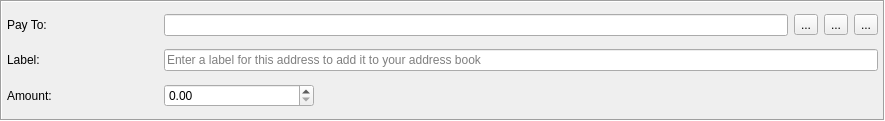
<?xml version="1.0" encoding="UTF-8"?>
<ui version="4.0">
 <class>TransferFrame</class>
 <widget class="QFrame" name="TransferFrame">
  <property name="geometry">
   <rect>
    <x>0</x>
    <y>0</y>
    <width>885</width>
    <height>121</height>
   </rect>
  </property>
  <property name="windowTitle">
   <string>Frame</string>
  </property>
  <property name="frameShape">
   <enum>QFrame::Box</enum>
  </property>
  <property name="frameShadow">
   <enum>QFrame::Sunken</enum>
  </property>
  <layout class="QGridLayout" name="gridLayout">
   <property name="leftMargin">
    <number>5</number>
   </property>
   <property name="topMargin">
    <number>5</number>
   </property>
   <property name="rightMargin">
    <number>5</number>
   </property>
   <property name="bottomMargin">
    <number>5</number>
   </property>
   <item row="0" column="0">
    <widget class="QLabel" name="label">
     <property name="text">
      <string>Pay To:</string>
     </property>
    </widget>
   </item>
   <item row="0" column="3">
    <widget class="QToolButton" name="m_addressBookButton">
     <property name="text">
      <string>...</string>
     </property>
     <property name="icon">
      <iconset resource="../../resources.qrc">
       <normaloff>:/icons/address-book</normaloff>:/icons/address-book</iconset>
     </property>
    </widget>
   </item>
   <item row="0" column="4">
    <widget class="QToolButton" name="m_pasteButton">
     <property name="text">
      <string>...</string>
     </property>
     <property name="icon">
      <iconset resource="../../resources.qrc">
       <normaloff>:/icons/paste</normaloff>:/icons/paste</iconset>
     </property>
    </widget>
   </item>
   <item row="1" column="1" colspan="5">
    <widget class="QLineEdit" name="m_labelEdit">
     <property name="placeholderText">
      <string>Enter a label for this address to add it to your address book</string>
     </property>
    </widget>
   </item>
   <item row="2" column="0">
    <widget class="QLabel" name="label_3">
     <property name="text">
      <string>Amount:</string>
     </property>
    </widget>
   </item>
   <item row="0" column="5">
    <widget class="QToolButton" name="m_removeButton">
     <property name="text">
      <string>...</string>
     </property>
     <property name="icon">
      <iconset resource="../../resources.qrc">
       <normaloff>:/icons/remove</normaloff>:/icons/remove</iconset>
     </property>
    </widget>
   </item>
   <item row="2" column="2" colspan="4">
    <spacer name="horizontalSpacer">
     <property name="orientation">
      <enum>Qt::Horizontal</enum>
     </property>
     <property name="sizeHint" stdset="0">
      <size>
       <width>558</width>
       <height>17</height>
      </size>
     </property>
    </spacer>
   </item>
   <item row="1" column="0">
    <widget class="QLabel" name="label_2">
     <property name="text">
      <string>Label:</string>
     </property>
    </widget>
   </item>
   <item row="2" column="1">
    <widget class="QDoubleSpinBox" name="m_amountSpin">
     <property name="layoutDirection">
      <enum>Qt::LeftToRight</enum>
     </property>
     <property name="suffix">
      <string notr="true"/>
     </property>
     <property name="decimals">
      <number>2</number>
     </property>
     <property name="maximum">
      <double>499999999999999.99</double>
     </property>
    </widget>
   </item>
   <item row="0" column="1" colspan="2">
    <widget class="QLineEdit" name="m_addressEdit"/>
   </item>
  </layout>
 </widget>
 <tabstops>
  <tabstop>m_addressEdit</tabstop>
  <tabstop>m_labelEdit</tabstop>
  <tabstop>m_amountSpin</tabstop>
  <tabstop>m_addressBookButton</tabstop>
  <tabstop>m_pasteButton</tabstop>
  <tabstop>m_removeButton</tabstop>
 </tabstops>
 <resources>
  <include location="../../resources.qrc"/>
 </resources>
 <connections>
  <connection>
   <sender>m_removeButton</sender>
   <signal>clicked()</signal>
   <receiver>TransferFrame</receiver>
   <slot>close()</slot>
   <hints>
    <hint type="sourcelabel">
     <x>862</x>
     <y>21</y>
    </hint>
    <hint type="destinationlabel">
     <x>442</x>
     <y>60</y>
    </hint>
   </hints>
  </connection>
  <connection>
   <sender>m_addressBookButton</sender>
   <signal>clicked()</signal>
   <receiver>TransferFrame</receiver>
   <slot>addressBookClicked()</slot>
   <hints>
    <hint type="sourcelabel">
     <x>786</x>
     <y>21</y>
    </hint>
    <hint type="destinationlabel">
     <x>442</x>
     <y>60</y>
    </hint>
   </hints>
  </connection>
  <connection>
   <sender>m_pasteButton</sender>
   <signal>clicked()</signal>
   <receiver>TransferFrame</receiver>
   <slot>pasteClicked()</slot>
   <hints>
    <hint type="sourcelabel">
     <x>824</x>
     <y>21</y>
    </hint>
    <hint type="destinationlabel">
     <x>442</x>
     <y>60</y>
    </hint>
   </hints>
  </connection>
 </connections>
 <slots>
  <slot>addressBookClicked()</slot>
  <slot>pasteClicked()</slot>
 </slots>
</ui>
